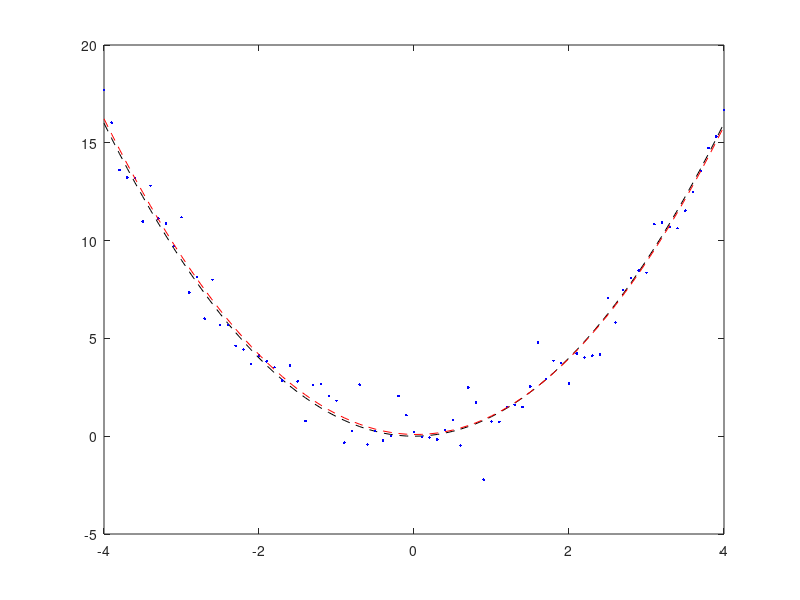

Here is the MATLAB script that generated this plot:
%% exercise 2
x = -4:0.1:4;
y = x.^2;
figure;
plot(x, y,'k--', 'MarkerSize', 4);
hold on;

noise = randn(1, 81);
y1 = y + noise;
plot(x, y1, 'b.');
hold on

p2 = polyfit(x, y1, 2);
plot(x, polyval(p2, x), 'r--');
hold off;